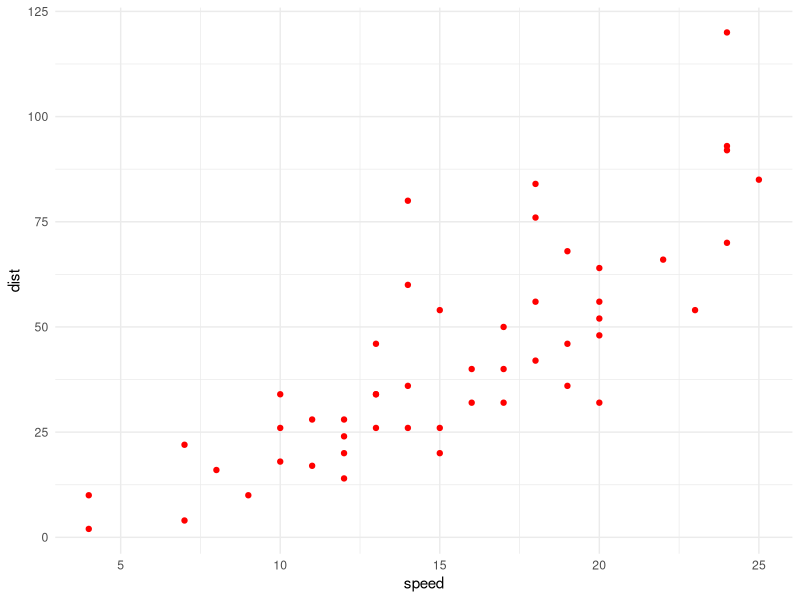
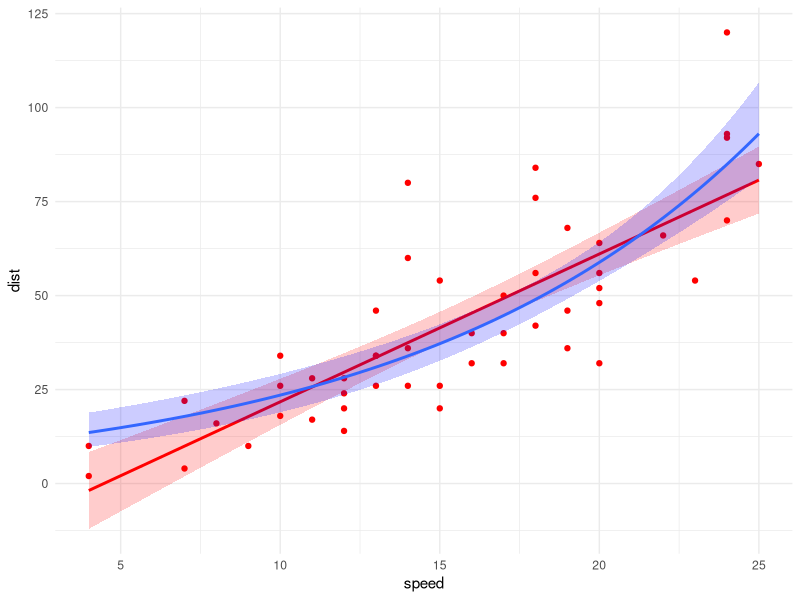
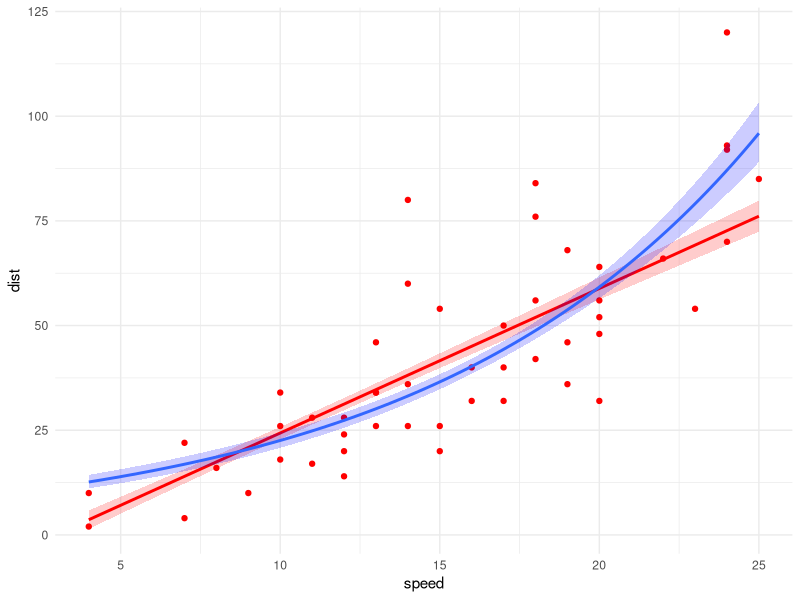
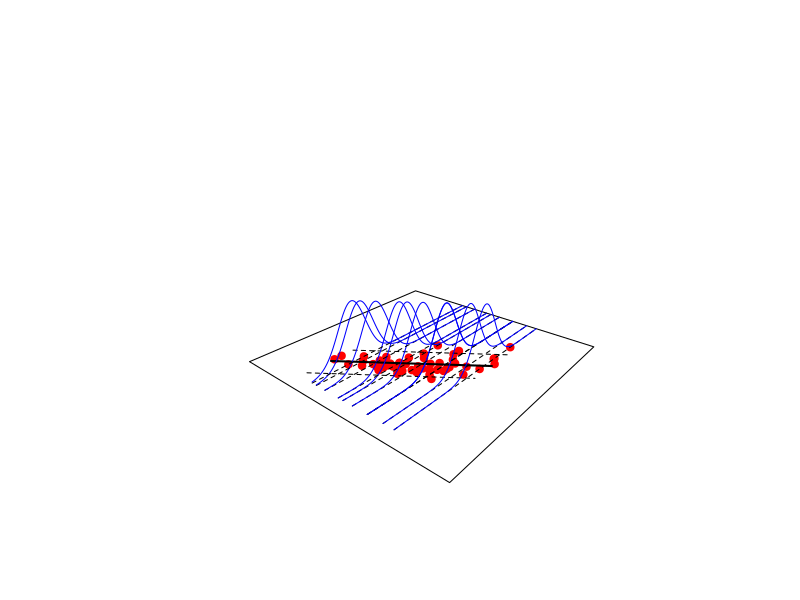
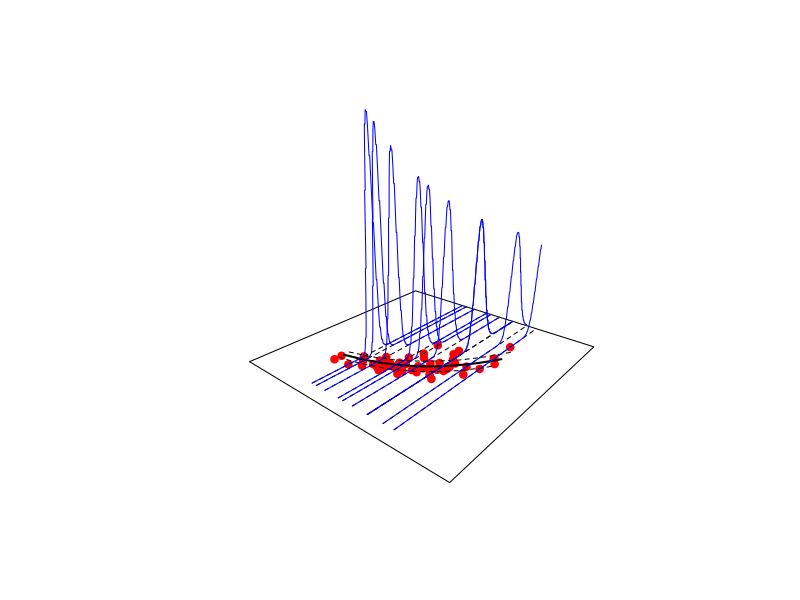

The R source for these figures, in order:
# Autor: Eric Daniel Hernández Jardón
# Código: Intro a GLM, heterosedasticidad

library(tidyverse)
# dir <- dirname(rstudioapi::getActiveDocumentContext()$path)
# setwd(dir)

dir <- "C:/Users/Eric_Daniel/Documents/Anahuac/2026-1/Daños/clases/clase_01"
setwd(dir)
rm(list = ls())
gc()

# Datos ###########

## tomemos datos sencillos solo para entender la idea
p <- ggplot(cars, aes(x = speed, y = dist)) +
  geom_point(color = "red") +
  theme_minimal()
p

# primero Modelos #######################
# hay que ver que si no hay ningún cambio de los supuestos un GLM sigue siendo
# una regresión simple.

lin.mod = lm(dist~speed,
             data=cars)
summary(lin.mod)

## GLM ( Normal con liga de identidad)

gaussian.reg.1 <- glm(dist~speed,
           data=cars,
           family=gaussian(link="identity"))

summary(gaussian.reg.1)


gaussian.reg.2 <- glm(dist~speed,
                   data=cars,
                   family=gaussian(link="log"))


poisson.reg.1 <- glm(dist~speed,
                   data=cars,
                   family=poisson(link="identity"))

poisson.reg.2 <- glm(dist~speed,
                   data=cars,
                   family=poisson(link="log"))



## Veamos gráficamente que pasa con la vaianza que es lo que nos interesa controlar
# ese componente aletorio

p + 
  geom_smooth(method = "glm", method.args = list(family = gaussian(link = "identity")), se = TRUE,color = "red", fill="red", alpha=0.2)+
  geom_smooth(method = "glm", method.args = list(family = gaussian(link = "log") ), se = TRUE,  fill="blue", alpha=0.2)


p + 
  geom_smooth(method = "glm", method.args = list(family = poisson(link = "identity")), se = TRUE,color = "red", fill="red", alpha=0.2)+
  geom_smooth(method = "glm", method.args = list(family = poisson(link = "log") ), se = TRUE,  fill="blue", alpha=0.2)



## veamos como se están comportando los errores
## Será con R base #Sorry

## Tomemos las estimaciones para todos los casos
datos_prueba = data.frame(speed=cars$speed)



## Modelo  Gaussiano####################

## Obtengo mi valor estimado (Mu)
pred_gaussinan_1 = predict(gaussian.reg.1,newdata=datos_prueba,type="response")
## Dispersión del modelo (Phi)
sdgig = sqrt(summary(gaussian.reg.1)$dispersion)
sdgig

## intervalos de confianza
y1=qnorm(.95,pred_gaussinan_1, sdgig)
y2=qnorm(.05,pred_gaussinan_1, sdgig)


## Primero planteamos como queremos visualizar los datos

n=2
vX= c(min(cars$speed)-10,max(cars$speed)+10) # eje X
vY= c(min(cars$dist)-50,max(cars$dist)+50) # Eje Y
mat=persp(vX,vY,matrix(0,n,n),zlim=c(0,.1),theta=40,ticktype ="detailed", box = FALSE) #Grafico en 3D

## Pasemos nuestro gráfico en 2D a 3D


# Primer veamos los datos
C = trans3d(cars$speed,cars$dist,rep(0,length(cars$dist)),mat)
points(C,pch=19,col="red")

# Estimación
C=trans3d(datos_prueba$speed, pred_gaussinan_1,rep(0,length(datos_prueba$speed)),mat)
lines(C,lwd=2)

# intervalos de confianza
C=trans3d(datos_prueba$speed,y1,rep(0,length(datos_prueba$speed)),mat)
lines(C,lty=2)
C=trans3d(datos_prueba$speed,y2,rep(0,length(datos_prueba$speed)),mat)
lines(C,lty=2)

## Visualisemos los errores (para 10 casos por todas las estimaciones tienen error)

n = 10
set.seed(1234)

muestra = sample(1:length(cars$speed), 10)

datos_muestra <- cars %>% 
  slice(muestra) %>% 
  arrange( speed)

vX = datos_muestra %>% 
  select(speed) %>% 
  pull

Y <- datos_muestra %>% 
  select(dist) %>% 
  pull

mu = predict(gaussian.reg.1,
             newdata=data.frame(speed = vX),
             type="response")

## Dispersión del modelo (Phi)
sdgig


# Calcular la densidad normal adyacente a los errores

errores <- Y - mu
densidad_errores <- dnorm(errores, mean = 0, sd = sdgig)


## Hagamos los ejemplos para visualizar el error por cada predicción 
for(j in n:1){
  
  stp=300
  x=rep(vX[j],stp)
  y=seq(min(Y)-50,max(Y)+50,length=stp)
  
  z0=rep(0,stp)
  C=trans3d(x,y,z0,mat)
  lines(C,lty=2)
  
  errores = y - mu[j]
  z=dnorm(errores, 0, sdgig)
  C=trans3d(x,y,z,mat)
  lines(C,col="blue")
}


## Modelo Poisson ####################

## Obtengo mi valor estimado (Mu)
pred_poi = predict(poisson.reg.2,newdata=datos_prueba,type="response")
## Dispersión del modelo (Phi)
sdgig = sqrt(summary(poisson.reg.2)$dispersion)
sdgig

## intervalos de confianza
y1=qpois(.95,pred_poi, sdgig)
y2=qpois(.05,pred_poi, sdgig)


## Primero planteamos como queremos visualizar los datos

n=2
vX= c(min(cars$speed)-10,max(cars$speed)+10) # eje X
vY= c(min(cars$dist)-50,max(cars$dist)+50) # Eje Y
mat=persp(vX,vY,matrix(0,n,n),zlim=c(0,.1),theta=40,ticktype ="detailed", box = FALSE) #Grafico en 3D

## Pasemos nuestro gráfico en 2D a 3D


# Primer veamos los datos
C = trans3d(cars$speed,cars$dist,rep(0,length(cars$dist)),mat)
points(C,pch=19,col="red")

# Estimación
C=trans3d(datos_prueba$speed, pred_poi,rep(0,length(datos_prueba$speed)),mat)
lines(C,lwd=2)

# intervalos de confianza
C=trans3d(datos_prueba$speed,y1,rep(0,length(datos_prueba$speed)),mat)
lines(C,lty=2)
C=trans3d(datos_prueba$speed,y2,rep(0,length(datos_prueba$speed)),mat)
lines(C,lty=2)

## Visualisemos los errores (para 10 casos por todas las estimaciones tienen error)

n = 10
set.seed(1234)

muestra = sample(1:length(cars$speed), 10)

datos_muestra <- cars %>% 
  slice(muestra) %>% 
  arrange( speed)

vX = datos_muestra %>% 
  select(speed) %>% 
  pull

Y <- datos_muestra %>% 
  select(dist) %>% 
  pull

mu = predict(poisson.reg.2,
             newdata=data.frame(speed = vX),
             type="response")

## Dispersión del modelo (Phi)
sdgig


# Calcular la densidad normal adyacente a los errores

errores <- Y - mu
densidad_errores <- dpois(round(errores), lambda = mu)

j = n
## Hagamos los ejemplos para visualizar el error por cada predicción 
for(j in n:1){
  
  stp=300
  x=rep(vX[j],stp)
  y=seq(min(Y)-50,max(Y)+50,length=stp)
  
  z0=rep(0,stp)
  C=trans3d(x,y,z0,mat)
  lines(C,lty=2)
  
  errores = y - mu[j]
  z= dpois(round(errores), lambda = mu[j])
  C=trans3d(x,y,z,mat)
  lines(C,col="blue")
}
